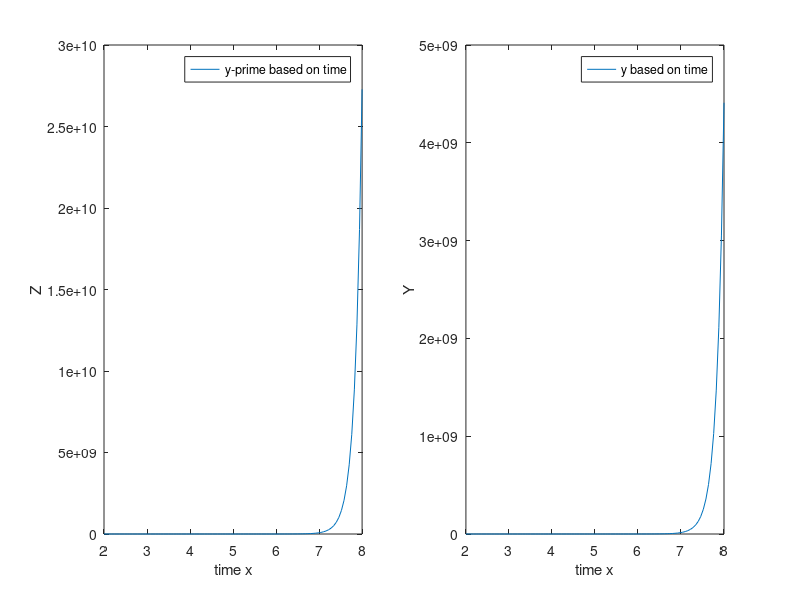

Here is the MATLAB script that generated this plot:
% Q9 _ RK4 for Second Derivation ODE
% Ali Maher
% Mohammad Zahmatkesh
% Alireza Khayami
%%
clear;
close;   
clc;
%% Data
f = @(x, y, z) z;
g = @(x, y, z) (x.^2)*y -4*z +(x.^4)*(log(x));
n = 100;
h = 0.06;
x = 2;
y = 1;
z = 1;
X = [x];
Y = [y];
Z = [z];
%% Calculation
for i = 1:n
    k1 = h * f(x, y, z);
    l1 = h * g(x, y, z);

    k2 = h * f(x + h/2, y + k1/2, z + l1/2);
    l2 = h * g(x + h/2, y + k1/2, z + l1/2);

    k3 = h * f(x + h/2, y + k2/2, z + l2/2);
    l3 = h * g(x + h/2, y + k2/2, z + l2/2);

    k4 = h * f(x + h, y + k3, z + l3);
    l4 = h * g(x + h, y + k3, z + l3);

    
    y = y + 1/6 * (k1 + 2*k2 + 2*k3 + k4);
    Y = [Y;y];

    z = z + 1/6 * (l1 + 2*l2 + 2*l3 + l4);
    Z = [Z;z];

    x = i * h + 2;
    X = [X;x];

end
%% Result
Y
Z
X
%% Plots
subplot(1, 2, 1)
plot(X, Z)
legend('y-prime based on time');
xlabel('time x');
ylabel('Z');

subplot(1, 2, 2)
plot(X, Y)
legend('y based on time');
xlabel('time x');
ylabel('Y');
